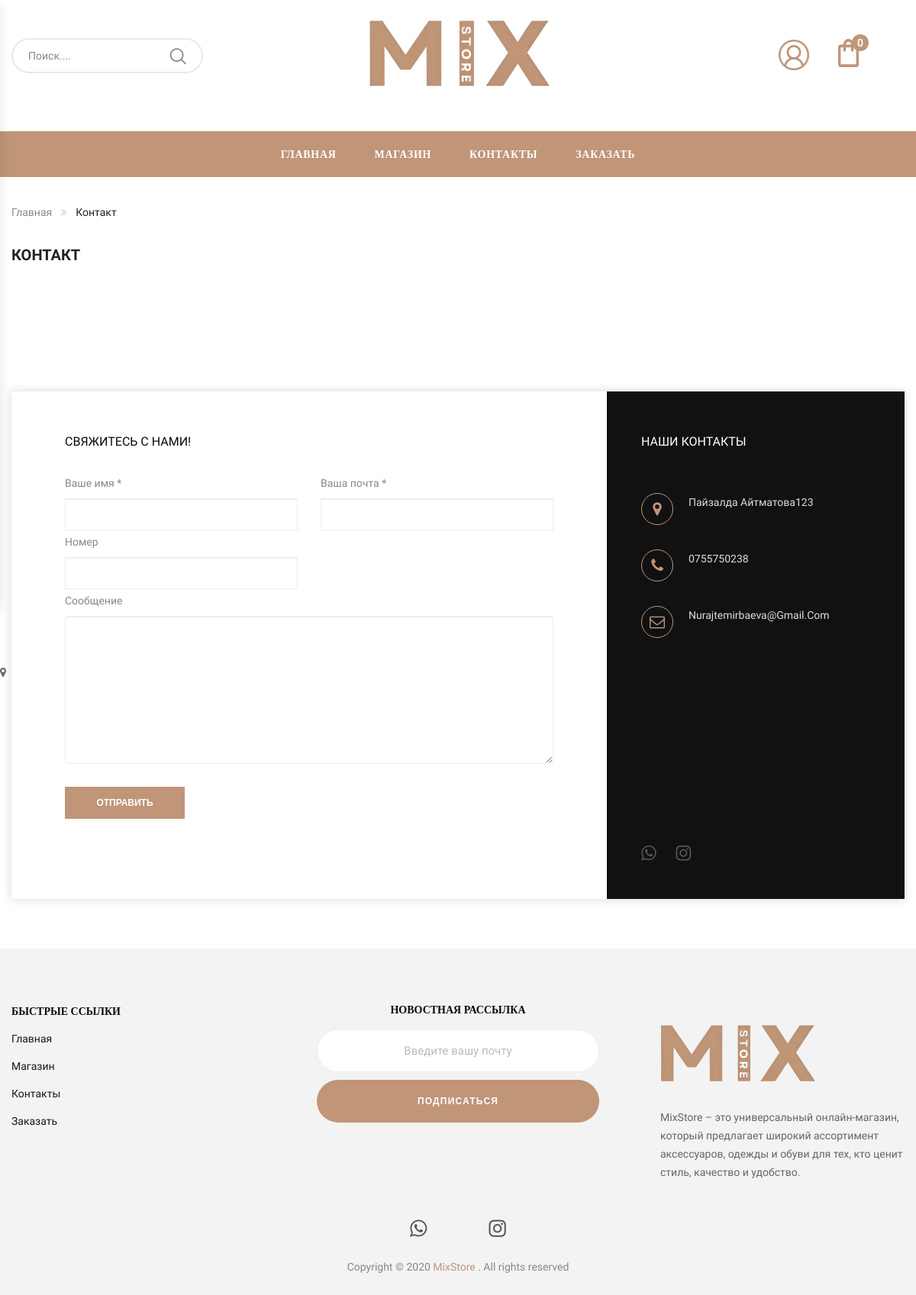
Page /contact/ on the committed database.
### apps/settings/models.py (models this page shows, shortened)
class Setting(models.Model):
    title = models.CharField(
        max_length=100,
        verbose_name="Название сайта"
    )
    description = models.TextField(
        max_length=400,
        verbose_name="Описание",
        blank=True, null=True
    )
    logo = models.ImageField(
        upload_to='logo/',
        verbose_name="Логотип",
        blank=True, null=True
    )
    mobile_logo = models.ImageField(
        upload_to='logo/',
        verbose_name="Логотип для телефона",
        blank=True, null=True
    )
    email = models.EmailField(
        verbose_name="Почта",
        blank=True, null=True
    )
    phone = models.CharField(
        max_length=100,
        verbose_name="Номер телефона",
        blank=True, null=True
    )
    schedule = models.CharField(
        max_length = 250,
        verbose_name = 'График работы',
        blank=True, null=True
    )
    address = models.CharField(
        max_length=300,
        verbose_name="Адрес",
        blank=True, null=True
    )
    instagram = models.URLField(
        verbose_name="Instagram",
        blank=True, null=True
    )
    whatsapp = models.URLField(
        verbose_name="WhatsApp",
        blank=True,
        null=True
    )
    class Meta:
        verbose_name = "Настройка"
        verbose_name_plural = "Настройки"

### apps/settings/views.py (the view, shortened to what this page needs)
# urls.py: path('contact/', contact, name='contact')
def contact(request):
    setting = Setting.objects.latest('id')
    slider = Slider.objects.all()
    service = Service.objects.latest('id')
    cart_items = CartItem.objects.all()
    if request.user.is_authenticated:
        cart_items = CartItem.objects.filter(user=request.user)
    else:
        session_key = request.session.session_key
        if not session_key:
            request.session.create()
        cart_items = CartItem.objects.filter(session_key=session_key)
    cart_items_count = cart_items.count()
    categories = Category.objects.all()
    team = Team.objects.all()
    return render(request, 'base/contact.html', locals())

### templates/base/contact.html (shortened to what this page needs)
{% extends 'include/homepage.html' %}
{% load static %}
{% block content %}
{% include 'include/header.html' %}
<div class="main-content main-content-contact">
    <div class="container">
        <div class="row">
            <div class="col-lg-12">
                <div class="breadcrumb-trail breadcrumbs">
                    <ul class="trail-items breadcrumb">
                        <li class="trail-item trail-begin">
                            <a href="{% url 'index' %}">Главная</a>
                        </li>
                        <li class="trail-item trail-end active">
                            Контакт
                        </li>
                    </ul>
                </div>
            </div>
        </div>
        <div class="row">
            <div class="content-area content-contact col-lg-12 col-md-12 col-sm-12 col-xs-12">
                <div class="site-main">
                    <h3 class="custom_blog_title">Контакт</h3>
                </div>
            </div>
        </div>
    </div>
    <div class="page-main-content">
        <div class="google-map">
            <div class="ysera-google-maps" id="ysera-google-maps" data-hue="" data-lightness="1" data-map-style="2"
                 data-saturation="-99" data-longitude="-73.985130" data-latitude="40.758896" data-pin-icon=""
                 data-zoom="14" data-map-type="ROADMAP"></div>
            <span class="fa fa-map-marker"></span>
        </div>
        <div class="container">
            <div class="row">
                <div class="col-sm-12">
                    <div class="form-contact">
                        <div class="col-lg-8 no-padding">
                            <div class="form-message">
                                <h2 class="title">
                                    Свяжитесь с нами!
                                </h2>
                                <form method="POST" class="ysera-contact-fom">
                                    <div class="row">
                                        <div class="col-sm-6">
                                            <p>
                                                <span class="form-label">Ваше имя *</span>
                                                <span class="form-control-wrap your-name">
														<input type="text" name="name" size="40"
                                                               class="form-control form-control-name">
													</span>
                                            </p>
                                        </div>
                                        <div class="col-sm-6">
                                            <p>
													<span class="form-label">
														Ваша почта *
													</span>
                                                <span class="form-control-wrap your-email">
														<input  type="email" name="email" size="40"
                                                               class="form-control form-control-email">
													</span>
                                            </p>
                                        </div>
                                    </div>
                                    <div class="row">
                                        <div class="col-sm-6">
                                            <p>
                                                <span class="form-label">Номер</span>
                                                <span class="form-control-wrap your-phone">
														<input  type="text" name="phone"
                                                               class="form-control form-control-phone">
													</span>
                                            </p>
                                        </div>
                                    </div>
                                    <p>
											<span class="form-label">
												Сообщение
											</span>
                                        <span class="wpcf7-form-control-wrap your-message">
												<textarea title="your-message" name="message" cols="40" rows="9"
                                                          class="form-control your-textarea"></textarea>
											</span>
                                    </p>
                                    <p>
                                        <input type="submit" name="contact_form" value="Отправить"
                                               class="form-control-submit button-submit">
                                    </p>
                                </form>
                            </div>
                        </div>
                        <div class="col-lg-4 no-padding">
                            <div class="form-contact-information">
                                <form action="#" class="ysera-contact-info">
                                    <h2 class="title">
                                        Наши контакты
                                    </h2>
                                    <div class="info">
                                        <div class="item address">
												<span class="icon">
												</span>
                                            <span class="text">
													{{setting.address}}
												</span>
                                        </div>
                                        <div class="item phone">
												<span class="icon">
												</span>
                                            <span class="text">
													{{setting.phone}}
												</span>
                                        </div>
                                        <div class="item email">
												<span class="icon">
												</span>
                                            <span class="text">
													{{setting.email}}
												</span>
                                        </div>
                                    </div>
                                    <div class="socials">
                                        {% if setting.whatsapp %}
                                        <a href="{{setting.whatsapp}}" class="social-item" target="_blank">
                                            <span class="icon fa fa-whatsapp"></span>
                                        </a>
                                        {% endif %}
                                        {% if setting.instagram %}
                                        <a href="{{setting.instagram}}" class="social-item" target="_blank">
												<span class="icon fa fa-instagram">
												</span>
                                        </a>
                                        {% endif %}
                                    </div>
                                </form>
                            </div>
                        </div>
                    </div>
                </div>
            </div>
        </div>
    </div>
</div>
{% include 'include/footer.html' %}
{% endblock %}

### templates/include/header.html (shortened to what this page needs)
{% load static %}
<header class="header style2">
    <div class="container">
        <div class="main-header">
            <div class="row">
                <div class="col-lg-4 col-sm-6 col-md-4 col-xs-7 col-ts-12 header-element">
                    <div class="block-search-block">
                        <form class="form-search" action="{% url 'search' %}" method="get" id="searchForm">
                            <div class="form-content">
                                <div class="inner" style="border-radius: 100px;" >
                                    <input type="text" class="input" name="s" id="searchInput" placeholder="Поиск...." style="border-radius: 100px;">
                                    <button class="btn-search" type="submit">
                                        <span class="icon-search"></span>
                                    </button>
                                </div>
                            </div>
                        </form>
                    </div>
                </div>
                <div class="col-lg-4 col-sm-6 col-md-4 col-xs-5 col-ts-12">
                    <div class="logo">
                        <a href="{% url 'index' %}">
                            <img src="{{setting.logo.url}}" alt="logo" style="width: 350px;" height="350px">
                        </a>
                    </div>
                </div>
                <div class="col-lg-4 col-sm-12 col-md-4 col-xs-12 col-ts-12">
                    <div class="header-control">
                        <div class="dropdown">
                                <img src="{% static 'assets/images/icon/codicon_account.png' %}" alt="">
                        </div>
                        <div class="block-minicart ysera-mini-cart block-header">
                            <a href="{% url 'cart' %}" class="shopcart-icon">
                                <img src="{% static 'assets/images/Vector.png' %}" alt="">
                                <span class="count">{{ cart_items_count }}</span>
                            </a>
                        </div>
                    </div>
                </div>
            </div>
        </div>
    </div>
    <div class="header-nav-container">
        <div class="container">
            <div class="header-nav-wapper main-menu-wapper">
                <div class="header-nav">
                    <div class="container-wapper">
                        <ul class="ysera-clone-mobile-menu ysera-nav main-menu " id="menu-main-menu">
                            <li class="menu-item  menu-item">
                                <a href="{% url 'index' %}" class="ysera-menu-item-title" title="Главная">Главная</a>
                            </li>
                            <li class="menu-item menu-item">
                                <a href="{% url 'product_index' %}" class="ysera-menu-item-title" title="Магазин">Магазин</a>
                            </li>
                            <li class="menu-item  menu-item">
                                <a href="{% url 'contact' %}" class="ysera-menu-item-title"
                                   title="Контакты">Контакты</a>
                            </li>
                            <li class="menu-item">
                                <a href="{% url 'checkout' %}" class="ysera-menu-item-title" title="Заказать">Заказать</a>
                            </li>
                        </ul>
                    </div>
                </div>
            </div>
        </div>
    </div>
</header>

### templates/include/footer.html (shortened to what this page needs)
{% load static %}
<footer class="footer style7">
    <div class="container">
        <div class="container-wapper">
            <div class="row">
                <div class="box-footer col-xs-12 col-sm-4 col-md-4 col-lg-4">
                    <div class="ysera-custommenu default">
                        <h2 class="widgettitle">Быстрые ссылки</h2>
                        <ul class="menu">
                            <li class="menu-item">
                                <a href="{% url 'index' %}">Главная</a>
                            </li>
                            <li class="menu-item">
                                <a href="{% url 'product_index' %}">Магазин</a>
                            </li>
                            <li class="menu-item">
                                <a href="{% url 'contact' %}">Контакты</a>
                            </li>
                            <li class="menu-item">
                                <a href="{% url 'checkout' %}">Заказать</a>
                            </li>
                        </ul>
                    </div>
                </div>
                <div class="box-footer col-xs-12 col-sm-4 col-md-4 col-lg-4 hidden-xs">
                    <div class="ysera-newsletter style1">
                        <div class="newsletter-head">
                            <h3 class="title">Новостная рассылка</h3>
                        </div>
                        <div class="newsletter-form-wrap">
                            <form method="POST">
                                <input type="email" name="email" class="input-text email email-newsletter" placeholder="Введите вашу почту" required>
                                <button type="submit" name="email_send" class="button btn-submit submit-newsletter">Подписаться</button>
                            </form>
                        </div>
                    </div>
                </div>
                <div class="box-footer col-xs-12 col-sm-4 col-md-4 col-lg-4">
                    <div class="ysera-custommenu default">
                        <a href="{% url 'index' %}">
                            <img src="{{setting.logo.url}}" alt="" style="width: 300px;" height="300px">
                        </a>
                        <p>{{setting.description}}</p>
                    </div>
                </div>
            </div>
            <div class="footer-end">
                <div class="row">
                    <div class="col-sm-12 col-xs-12">
                        <div class="ysera-socials">
                            <ul class="socials">
                                <li>
                                    {% if setting.whatsapp %}
                                        <a href="{{setting.whatsapp}}" class="social-item" target="_blank">
                                            <span class="icon fa fa-whatsapp"></span>
                                        </a>
                                    {% endif %}
                                </li>
                                <li>
                                    {% if setting.instagram %}
                                        <a href="{{setting.instagram}}" class="social-item" target="_blank">
												<span class="icon fa fa-instagram">
												</span>
                                        </a>
                                    {% endif %}
                                </li>
                            </ul>
                        </div>
                        <div class="coppyright">
                            Copyright © 2020
                            <a href="#">MixStore</a>
                            . All rights reserved
                        </div>
                    </div>
                </div>
            </div>
        </div>
    </div>
</footer>

### rows in the picture
Setting: logo (picture), address "Пайзалда Айтматова123", phone "0755750238", email "Nurajtemirbaeva@gmail.com", description "MixStore – это универсальный онлайн-магазин, который предлагает широкий ассортимент аксессуаров, одежды и обуви для тех, кто ценит стиль, качество и удобство."

### other values in the picture
{{ cart_items_count }} "0"
